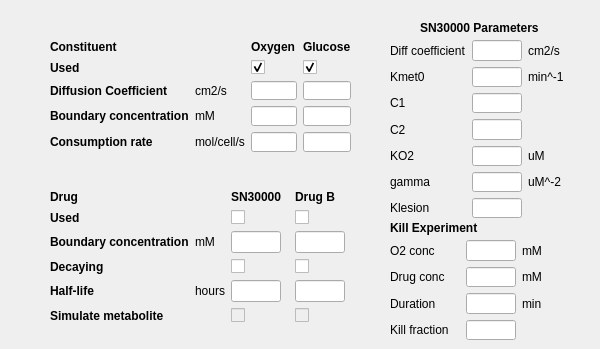
          <widget class="QWidget" name="tab_chemo">
           <property name="enabled">
            <bool>true</bool>
           </property>
           <attribute name="title">
            <string>Constituents</string>
           </attribute>
           <widget class="QWidget" name="gridLayoutWidget">
            <property name="geometry">
             <rect>
              <x>50</x>
              <y>40</y>
              <width>301</width>
              <height>112</height>
             </rect>
            </property>
            <layout class="QGridLayout" name="gridLayout_3">
             <item row="0" column="0">
              <widget class="QLabel" name="label_const">
               <property name="font">
                <font>
                 <weight>75</weight>
                 <bold>true</bold>
                </font>
               </property>
               <property name="text">
                <string>Constituent</string>
               </property>
              </widget>
             </item>
             <item row="1" column="0">
              <widget class="QMyLabel" name="label_constused">
               <property name="font">
                <font>
                 <weight>75</weight>
                 <bold>true</bold>
                </font>
               </property>
               <property name="text">
                <string>Used</string>
               </property>
              </widget>
             </item>
             <item row="2" column="0">
              <widget class="QMyLabel" name="label_OXYGEN_DIFF_COEF">
               <property name="font">
                <font>
                 <weight>75</weight>
                 <bold>true</bold>
                </font>
               </property>
               <property name="text">
                <string>Diffusion Coefficient</string>
               </property>
              </widget>
             </item>
             <item row="3" column="0">
              <widget class="QMyLabel" name="label_OXYGEN_BDRY_CONC">
               <property name="font">
                <font>
                 <weight>75</weight>
                 <bold>true</bold>
                </font>
               </property>
               <property name="text">
                <string>Boundary concentration</string>
               </property>
              </widget>
             </item>
             <item row="0" column="3">
              <widget class="QLabel" name="label_OXYGEN">
               <property name="sizePolicy">
                <sizepolicy hsizetype="Expanding" vsizetype="Fixed">
                 <horstretch>0</horstretch>
                 <verstretch>0</verstretch>
                </sizepolicy>
               </property>
               <property name="minimumSize">
                <size>
                 <width>0</width>
                 <height>0</height>
                </size>
               </property>
               <property name="maximumSize">
                <size>
                 <width>60</width>
                 <height>16777215</height>
                </size>
               </property>
               <property name="font">
                <font>
                 <weight>75</weight>
                 <bold>true</bold>
                </font>
               </property>
               <property name="text">
                <string>Oxygen</string>
               </property>
              </widget>
             </item>
             <item row="0" column="4">
              <widget class="QLabel" name="label_GLUCOSE">
               <property name="sizePolicy">
                <sizepolicy hsizetype="Expanding" vsizetype="Fixed">
                 <horstretch>0</horstretch>
                 <verstretch>0</verstretch>
                </sizepolicy>
               </property>
               <property name="maximumSize">
                <size>
                 <width>60</width>
                 <height>16777215</height>
                </size>
               </property>
               <property name="font">
                <font>
                 <weight>75</weight>
                 <bold>true</bold>
                </font>
               </property>
               <property name="text">
                <string>Glucose</string>
               </property>
              </widget>
             </item>
             <item row="3" column="4">
              <widget class="QLineEdit" name="line_GLUCOSE_BDRY_CONC">
               <property name="maximumSize">
                <size>
                 <width>50</width>
                 <height>16777215</height>
                </size>
               </property>
               <property name="alignment">
                <set>Qt::AlignRight|Qt::AlignTrailing|Qt::AlignVCenter</set>
               </property>
              </widget>
             </item>
             <item row="2" column="4">
              <widget class="QLineEdit" name="line_GLUCOSE_DIFF_COEF">
               <property name="maximumSize">
                <size>
                 <width>50</width>
                 <height>16777215</height>
                </size>
               </property>
               <property name="alignment">
                <set>Qt::AlignRight|Qt::AlignTrailing|Qt::AlignVCenter</set>
               </property>
              </widget>
             </item>
             <item row="2" column="3">
              <widget class="QLineEdit" name="line_OXYGEN_DIFF_COEF">
               <property name="maximumSize">
                <size>
                 <width>50</width>
                 <height>16777215</height>
                </size>
               </property>
               <property name="alignment">
                <set>Qt::AlignRight|Qt::AlignTrailing|Qt::AlignVCenter</set>
               </property>
              </widget>
             </item>
             <item row="3" column="3">
              <widget class="QLineEdit" name="line_OXYGEN_BDRY_CONC">
               <property name="maximumSize">
                <size>
                 <width>50</width>
                 <height>16777215</height>
                </size>
               </property>
               <property name="alignment">
                <set>Qt::AlignRight|Qt::AlignTrailing|Qt::AlignVCenter</set>
               </property>
              </widget>
             </item>
             <item row="1" column="3">
              <widget class="QCheckBox" name="cbox_USE_OXYGEN">
               <property name="maximumSize">
                <size>
                 <width>60</width>
                 <height>16777215</height>
                </size>
               </property>
               <property name="text">
                <string/>
               </property>
               <property name="checked">
                <bool>true</bool>
               </property>
              </widget>
             </item>
             <item row="1" column="4">
              <widget class="QCheckBox" name="cbox_USE_GLUCOSE">
               <property name="maximumSize">
                <size>
                 <width>60</width>
                 <height>16777215</height>
                </size>
               </property>
               <property name="text">
                <string/>
               </property>
               <property name="checked">
                <bool>true</bool>
               </property>
              </widget>
             </item>
             <item row="2" column="1">
              <widget class="QLabel" name="units_diffcoef">
               <property name="text">
                <string>cm2/s</string>
               </property>
              </widget>
             </item>
             <item row="3" column="1">
              <widget class="QLabel" name="units_bdryconc">
               <property name="text">
                <string>mM</string>
               </property>
              </widget>
             </item>
             <item row="4" column="0">
              <widget class="QMyLabel" name="label_OXYGEN_CONSUMPTION">
               <property name="font">
                <font>
                 <weight>75</weight>
                 <bold>true</bold>
                </font>
               </property>
               <property name="text">
                <string>Consumption rate</string>
               </property>
              </widget>
             </item>
             <item row="4" column="1">
              <widget class="QLabel" name="units_consumption">
               <property name="text">
                <string>mol/cell/s</string>
               </property>
              </widget>
             </item>
             <item row="4" column="3">
              <widget class="QLineEdit" name="line_OXYGEN_CONSUMPTION">
               <property name="maximumSize">
                <size>
                 <width>50</width>
                 <height>16777215</height>
                </size>
               </property>
               <property name="alignment">
                <set>Qt::AlignRight|Qt::AlignTrailing|Qt::AlignVCenter</set>
               </property>
              </widget>
             </item>
             <item row="4" column="4">
              <widget class="QLineEdit" name="line_GLUCOSE_CONSUMPTION">
               <property name="maximumSize">
                <size>
                 <width>50</width>
                 <height>16777215</height>
                </size>
               </property>
               <property name="alignment">
                <set>Qt::AlignRight|Qt::AlignTrailing|Qt::AlignVCenter</set>
               </property>
              </widget>
             </item>
            </layout>
           </widget>
           <widget class="QWidget" name="gridLayoutWidget_2">
            <property name="geometry">
             <rect>
              <x>390</x>
              <y>40</y>
              <width>201</width>
              <height>178</height>
             </rect>
            </property>
            <layout class="QGridLayout" name="gridLayout_6">
             <item row="1" column="1">
              <widget class="QMyLabel" name="label_SN30K_KMET0">
               <property name="minimumSize">
                <size>
                 <width>40</width>
                 <height>0</height>
                </size>
               </property>
               <property name="text">
                <string>Kmet0</string>
               </property>
              </widget>
             </item>
             <item row="1" column="2">
              <widget class="QLineEdit" name="line_SN30K_KMET0">
               <property name="maximumSize">
                <size>
                 <width>50</width>
                 <height>16777215</height>
                </size>
               </property>
               <property name="baseSize">
                <size>
                 <width>0</width>
                 <height>0</height>
                </size>
               </property>
              </widget>
             </item>
             <item row="2" column="1">
              <widget class="QMyLabel" name="label_SN30K_C1">
               <property name="text">
                <string>C1</string>
               </property>
              </widget>
             </item>
             <item row="2" column="2">
              <widget class="QLineEdit" name="line_SN30K_C1">
               <property name="maximumSize">
                <size>
                 <width>50</width>
                 <height>16777215</height>
                </size>
               </property>
              </widget>
             </item>
             <item row="3" column="1">
              <widget class="QMyLabel" name="label_SN30K_C2">
               <property name="text">
                <string>C2</string>
               </property>
              </widget>
             </item>
             <item row="3" column="2">
              <widget class="QLineEdit" name="line_SN30K_C2">
               <property name="maximumSize">
                <size>
                 <width>50</width>
                 <height>16777215</height>
                </size>
               </property>
              </widget>
             </item>
             <item row="4" column="1">
              <widget class="QMyLabel" name="label_SN30K_KO2">
               <property name="text">
                <string>KO2</string>
               </property>
              </widget>
             </item>
             <item row="4" column="2">
              <widget class="QLineEdit" name="line_SN30K_KO2">
               <property name="maximumSize">
                <size>
                 <width>50</width>
                 <height>16777215</height>
                </size>
               </property>
              </widget>
             </item>
             <item row="5" column="1">
              <widget class="QMyLabel" name="label_SN30K_GAMMA">
               <property name="text">
                <string>gamma</string>
               </property>
              </widget>
             </item>
             <item row="5" column="2">
              <widget class="QLineEdit" name="line_SN30K_GAMMA">
               <property name="maximumSize">
                <size>
                 <width>50</width>
                 <height>16777215</height>
                </size>
               </property>
              </widget>
             </item>
             <item row="1" column="3">
              <widget class="QLabel" name="units_KMET0">
               <property name="text">
                <string>min^-1</string>
               </property>
              </widget>
             </item>
             <item row="2" column="3">
              <widget class="QLabel" name="units_C1">
               <property name="text">
                <string/>
               </property>
              </widget>
             </item>
             <item row="3" column="3">
              <widget class="QLabel" name="units_C2">
               <property name="text">
                <string/>
               </property>
              </widget>
             </item>
             <item row="4" column="3">
              <widget class="QLabel" name="units_KO2">
               <property name="text">
                <string>uM</string>
               </property>
              </widget>
             </item>
             <item row="5" column="3">
              <widget class="QLabel" name="units_GAMMA">
               <property name="text">
                <string>uM^-2</string>
               </property>
              </widget>
             </item>
             <item row="6" column="1">
              <widget class="QMyLabel" name="label_SN30K_KLESION">
               <property name="text">
                <string>Klesion</string>
               </property>
              </widget>
             </item>
             <item row="6" column="2">
              <widget class="QLineEdit" name="line_SN30K_KLESION">
               <property name="maximumSize">
                <size>
                 <width>50</width>
                 <height>16777215</height>
                </size>
               </property>
              </widget>
             </item>
             <item row="0" column="2">
              <widget class="QLineEdit" name="line_SN30K_DIFF_COEF">
               <property name="maximumSize">
                <size>
                 <width>50</width>
                 <height>16777215</height>
                </size>
               </property>
               <property name="baseSize">
                <size>
                 <width>0</width>
                 <height>0</height>
                </size>
               </property>
              </widget>
             </item>
             <item row="0" column="1">
              <widget class="QMyLabel" name="label_SN30K_DIFF_COEF">
               <property name="text">
                <string>Diff coefficient</string>
               </property>
              </widget>
             </item>
             <item row="0" column="3">
              <widget class="QLabel" name="units_diffcoef_3">
               <property name="text">
                <string>cm2/s</string>
               </property>
              </widget>
             </item>
            </layout>
           </widget>
           <widget class="QLabel" name="label_SN30K">
            <property name="geometry">
             <rect>
              <x>420</x>
              <y>20</y>
              <width>131</width>
              <height>16</height>
             </rect>
            </property>
            <property name="font">
             <font>
              <weight>75</weight>
              <bold>true</bold>
             </font>
            </property>
            <property name="text">
             <string>SN30000 Parameters</string>
            </property>
           </widget>
           <widget class="QWidget" name="gridLayoutWidget_3">
            <property name="geometry">
             <rect>
              <x>390</x>
              <y>240</y>
              <width>201</width>
              <height>100</height>
             </rect>
            </property>
            <layout class="QGridLayout" name="gridLayout_7">
             <item row="0" column="0">
              <widget class="QMyLabel" name="label_SN30K_KILL_O2_CONC">
               <property name="text">
                <string>O2 conc</string>
               </property>
              </widget>
             </item>
             <item row="0" column="1">
              <widget class="QLineEdit" name="line_SN30K_KILL_O2_CONC">
               <property name="maximumSize">
                <size>
                 <width>50</width>
                 <height>16777215</height>
                </size>
               </property>
              </widget>
             </item>
             <item row="0" column="2">
              <widget class="QLabel" name="units_KILL_O2_CONC">
               <property name="text">
                <string>mM</string>
               </property>
              </widget>
             </item>
             <item row="1" column="0">
              <widget class="QMyLabel" name="label_SN30K_KILL_DRUG_CONC">
               <property name="text">
                <string>Drug conc</string>
               </property>
              </widget>
             </item>
             <item row="1" column="1">
              <widget class="QLineEdit" name="line_SN30K_KILL_DRUG_CONC">
               <property name="maximumSize">
                <size>
                 <width>50</width>
                 <height>16777215</height>
                </size>
               </property>
              </widget>
             </item>
             <item row="1" column="2">
              <widget class="QLabel" name="units_KILL_DRUG_CONC">
               <property name="text">
                <string>mM</string>
               </property>
              </widget>
             </item>
             <item row="2" column="0">
              <widget class="QMyLabel" name="label_SN30K_KILL_DURATION">
               <property name="text">
                <string>Duration</string>
               </property>
              </widget>
             </item>
             <item row="2" column="1">
              <widget class="QLineEdit" name="line_SN30K_KILL_DURATION">
               <property name="maximumSize">
                <size>
                 <width>50</width>
                 <height>16777215</height>
                </size>
               </property>
              </widget>
             </item>
             <item row="2" column="2">
              <widget class="QLabel" name="units_KILL_DURATION">
               <property name="text">
                <string>min</string>
               </property>
              </widget>
             </item>
             <item row="3" column="0">
              <widget class="QMyLabel" name="label_SN30K_KILL_FRACTION">
               <property name="text">
                <string>Kill fraction</string>
               </property>
              </widget>
             </item>
             <item row="3" column="1">
              <widget class="QLineEdit" name="line_SN30K_KILL_FRACTION">
               <property name="maximumSize">
                <size>
                 <width>50</width>
                 <height>16777215</height>
                </size>
               </property>
              </widget>
             </item>
            </layout>
           </widget>
           <widget class="QLabel" name="label_SN30K_KILL">
            <property name="geometry">
             <rect>
              <x>390</x>
              <y>220</y>
              <width>91</width>
              <height>16</height>
             </rect>
            </property>
            <property name="font">
             <font>
              <weight>75</weight>
              <bold>true</bold>
             </font>
            </property>
            <property name="text">
             <string>Kill Experiment</string>
            </property>
           </widget>
           <widget class="QWidget" name="gridLayoutWidget_4">
            <property name="geometry">
             <rect>
              <x>50</x>
              <y>190</y>
              <width>303</width>
              <height>138</height>
             </rect>
            </property>
            <layout class="QGridLayout" name="gridLayout_8">
             <item row="0" column="0">
              <widget class="QLabel" name="label_drug">
               <property name="font">
                <font>
                 <weight>75</weight>
                 <bold>true</bold>
                </font>
               </property>
               <property name="text">
                <string>Drug</string>
               </property>
              </widget>
             </item>
             <item row="1" column="0">
              <widget class="QMyLabel" name="label_drugused">
               <property name="font">
                <font>
                 <weight>75</weight>
                 <bold>true</bold>
                </font>
               </property>
               <property name="text">
                <string>Used</string>
               </property>
              </widget>
             </item>
             <item row="2" column="0">
              <widget class="QMyLabel" name="label_bdryconc_1">
               <property name="font">
                <font>
                 <weight>75</weight>
                 <bold>true</bold>
                </font>
               </property>
               <property name="text">
                <string>Boundary concentration</string>
               </property>
              </widget>
             </item>
             <item row="2" column="1">
              <widget class="QLabel" name="units_bdryconc_2">
               <property name="text">
                <string>mM</string>
               </property>
              </widget>
             </item>
             <item row="4" column="0">
              <widget class="QMyLabel" name="label_halflife">
               <property name="font">
                <font>
                 <weight>75</weight>
                 <bold>true</bold>
                </font>
               </property>
               <property name="text">
                <string>Half-life</string>
               </property>
              </widget>
             </item>
             <item row="4" column="1">
              <widget class="QLabel" name="units_halflife">
               <property name="text">
                <string>hours</string>
               </property>
              </widget>
             </item>
             <item row="0" column="2">
              <widget class="QLabel" name="label_SN30000">
               <property name="sizePolicy">
                <sizepolicy hsizetype="Expanding" vsizetype="Fixed">
                 <horstretch>0</horstretch>
                 <verstretch>0</verstretch>
                </sizepolicy>
               </property>
               <property name="maximumSize">
                <size>
                 <width>60</width>
                 <height>16777215</height>
                </size>
               </property>
               <property name="font">
                <font>
                 <weight>75</weight>
                 <bold>true</bold>
                </font>
               </property>
               <property name="text">
                <string>SN30000</string>
               </property>
              </widget>
             </item>
             <item row="1" column="2">
              <widget class="QCheckBox" name="cbox_USE_SN30K">
               <property name="maximumSize">
                <size>
                 <width>60</width>
                 <height>16777215</height>
                </size>
               </property>
               <property name="text">
                <string/>
               </property>
               <property name="checked">
                <bool>false</bool>
               </property>
              </widget>
             </item>
             <item row="2" column="2">
              <widget class="QLineEdit" name="line_SN30K_BDRY_CONC">
               <property name="maximumSize">
                <size>
                 <width>50</width>
                 <height>16777215</height>
                </size>
               </property>
               <property name="alignment">
                <set>Qt::AlignRight|Qt::AlignTrailing|Qt::AlignVCenter</set>
               </property>
              </widget>
             </item>
             <item row="4" column="2">
              <widget class="QLineEdit" name="line_SN30K_HALFLIFE">
               <property name="maximumSize">
                <size>
                 <width>50</width>
                 <height>16777215</height>
                </size>
               </property>
               <property name="alignment">
                <set>Qt::AlignRight|Qt::AlignTrailing|Qt::AlignVCenter</set>
               </property>
              </widget>
             </item>
             <item row="0" column="3">
              <widget class="QLabel" name="label_DRUG_B">
               <property name="sizePolicy">
                <sizepolicy hsizetype="Expanding" vsizetype="Fixed">
                 <horstretch>0</horstretch>
                 <verstretch>0</verstretch>
                </sizepolicy>
               </property>
               <property name="maximumSize">
                <size>
                 <width>60</width>
                 <height>16777215</height>
                </size>
               </property>
               <property name="font">
                <font>
                 <weight>75</weight>
                 <bold>true</bold>
                </font>
               </property>
               <property name="text">
                <string>Drug B</string>
               </property>
              </widget>
             </item>
             <item row="1" column="3">
              <widget class="QCheckBox" name="cbox_USE_DRUG_B">
               <property name="maximumSize">
                <size>
                 <width>60</width>
                 <height>16777215</height>
                </size>
               </property>
               <property name="text">
                <string/>
               </property>
               <property name="checked">
                <bool>false</bool>
               </property>
              </widget>
             </item>
             <item row="2" column="3">
              <widget class="QLineEdit" name="line_DRUG_B_BDRY_CONC">
               <property name="maximumSize">
                <size>
                 <width>50</width>
                 <height>16777215</height>
                </size>
               </property>
               <property name="alignment">
                <set>Qt::AlignRight|Qt::AlignTrailing|Qt::AlignVCenter</set>
               </property>
              </widget>
             </item>
             <item row="4" column="3">
              <widget class="QLineEdit" name="line_DRUG_B_HALFLIFE">
               <property name="maximumSize">
                <size>
                 <width>50</width>
                 <height>16777215</height>
                </size>
               </property>
               <property name="alignment">
                <set>Qt::AlignRight|Qt::AlignTrailing|Qt::AlignVCenter</set>
               </property>
              </widget>
             </item>
             <item row="3" column="0">
              <widget class="QMyLabel" name="label_decay">
               <property name="font">
                <font>
                 <weight>75</weight>
                 <bold>true</bold>
                </font>
               </property>
               <property name="text">
                <string>Decaying</string>
               </property>
              </widget>
             </item>
             <item row="3" column="2">
              <widget class="QCheckBox" name="cbox_SN30K_DECAY">
               <property name="text">
                <string/>
               </property>
               <property name="checked">
                <bool>false</bool>
               </property>
              </widget>
             </item>
             <item row="3" column="3">
              <widget class="QCheckBox" name="cbox_DRUG_B_DECAY">
               <property name="text">
                <string/>
               </property>
              </widget>
             </item>
             <item row="5" column="0">
              <widget class="QLabel" name="label_metabolite">
               <property name="font">
                <font>
                 <weight>75</weight>
                 <bold>true</bold>
                </font>
               </property>
               <property name="text">
                <string>Simulate metabolite</string>
               </property>
              </widget>
             </item>
             <item row="5" column="2">
              <widget class="QCheckBox" name="cbox_SN30K_METABOLITE">
               <property name="enabled">
                <bool>false</bool>
               </property>
               <property name="text">
                <string/>
               </property>
              </widget>
             </item>
             <item row="5" column="3">
              <widget class="QCheckBox" name="cbox_DRUG_B_METABOLITE">
               <property name="enabled">
                <bool>false</bool>
               </property>
               <property name="text">
                <string/>
               </property>
              </widget>
             </item>
            </layout>
           </widget>
          </widget>
